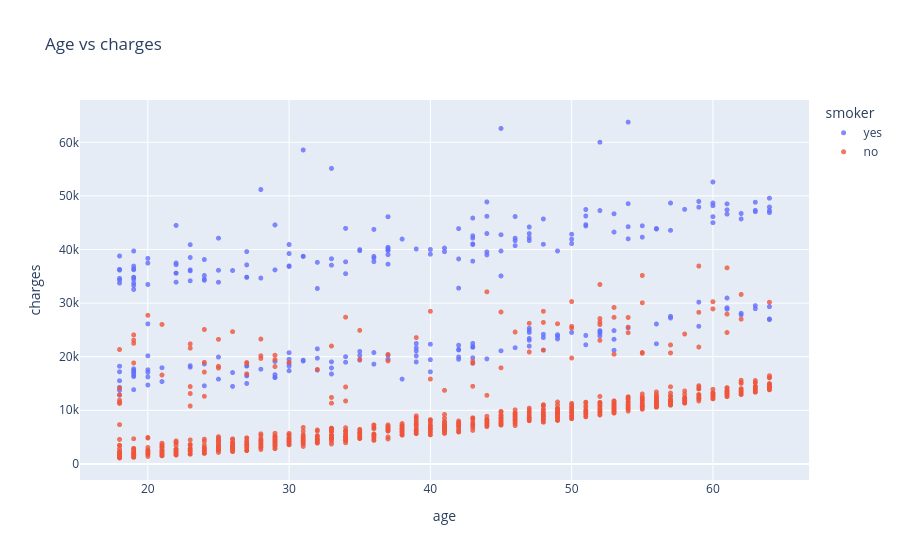

Source (notebook cell):
### Code cell
fig = px.scatter(medical_df,
                 x='age',
                 y='charges',
                 color='smoker',
                 opacity=0.8,
                 hover_data=['sex'],
                 title='Age vs charges'
                )
fig.update_traces(marker_size=5)
fig.show()

### Figure 1 — Plotly figure (JSON) as saved in the notebook; plotly's stock layout.template omitted (floating-point values rounded to 4 significant figures; data arrays with more than 128 entries replaced by an {"elided": "..."} marker saying what was removed)
{"data": [{"customdata": {"elided": "274x1 str values"}, "hovertemplate": "smoker=yes<br>age=%{x}<br>charges=%{y}<br>sex=%{customdata[0]}<extra></extra>", "legendgroup": "yes", "marker": {"color": "#636efa", "opacity": 0.8, "size": 5, "symbol": "circle"}, "mode": "markers", "name": "yes", "showlegend": true, "type": "scattergl", "x": {"elided": "274 int values"}, "xaxis": "x", "y": {"elided": "274 float values"}, "yaxis": "y"}, {"customdata": {"elided": "1064x1 str values"}, "hovertemplate": "smoker=no<br>age=%{x}<br>charges=%{y}<br>sex=%{customdata[0]}<extra></extra>", "legendgroup": "no", "marker": {"color": "#EF553B", "opacity": 0.8, "size": 5, "symbol": "circle"}, "mode": "markers", "name": "no", "showlegend": true, "type": "scattergl", "x": {"elided": "1064 int values"}, "xaxis": "x", "y": {"elided": "1064 float values"}, "yaxis": "y"}], "layout": {"legend": {"title": {"text": "smoker"}, "tracegroupgap": 0}, "title": {"text": "Age vs charges"}, "xaxis": {"anchor": "y", "domain": [0, 1], "title": {"text": "age"}}, "yaxis": {"anchor": "x", "domain": [0, 1], "title": {"text": "charges"}}}}
